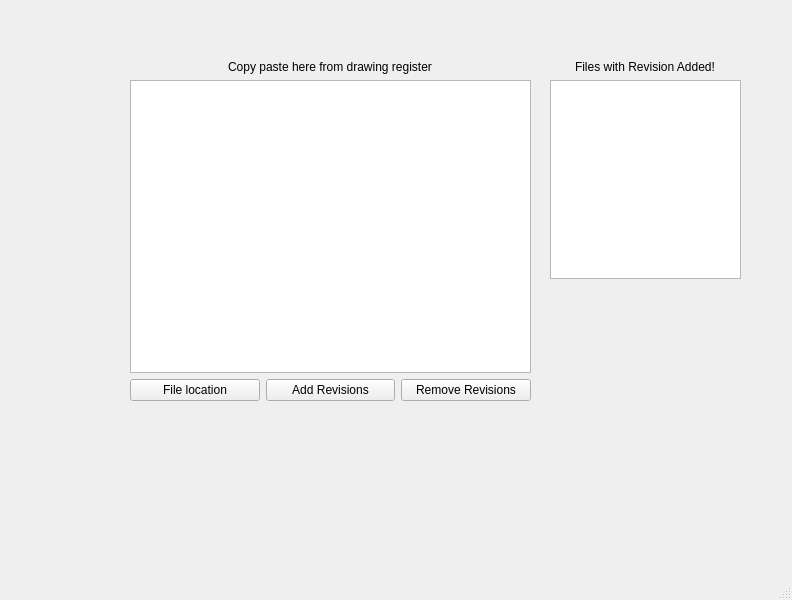
<?xml version="1.0" encoding="UTF-8"?>
<ui version="4.0">
 <class>MainWindow</class>
 <widget class="QMainWindow" name="MainWindow">
  <property name="geometry">
   <rect>
    <x>0</x>
    <y>0</y>
    <width>792</width>
    <height>600</height>
   </rect>
  </property>
  <property name="windowTitle">
   <string>MainWindow</string>
  </property>
  <widget class="QWidget" name="centralwidget">
   <widget class="QWidget" name="layoutWidget">
    <property name="geometry">
     <rect>
      <x>130</x>
      <y>60</y>
      <width>401</width>
      <height>341</height>
     </rect>
    </property>
    <layout class="QVBoxLayout" name="verticalLayout_2">
     <property name="sizeConstraint">
      <enum>QLayout::SetMaximumSize</enum>
     </property>
     <item>
      <layout class="QVBoxLayout" name="verticalLayout">
       <item alignment="Qt::AlignHCenter">
        <widget class="QLabel" name="label">
         <property name="text">
          <string>Copy paste here from drawing register</string>
         </property>
        </widget>
       </item>
       <item>
        <widget class="QTextEdit" name="textEdit"/>
       </item>
      </layout>
     </item>
     <item>
      <layout class="QHBoxLayout" name="horizontalLayout">
       <item>
        <widget class="QPushButton" name="pushButton_FileLocation">
         <property name="text">
          <string>File location</string>
         </property>
        </widget>
       </item>
       <item>
        <widget class="QPushButton" name="pushButton_Rename">
         <property name="text">
          <string>Add Revisions</string>
         </property>
        </widget>
       </item>
       <item>
        <widget class="QPushButton" name="pushButton_RemoveRevisions">
         <property name="text">
          <string>Remove Revisions</string>
         </property>
        </widget>
       </item>
      </layout>
     </item>
    </layout>
   </widget>
   <widget class="QWidget" name="layoutWidget">
    <property name="geometry">
     <rect>
      <x>550</x>
      <y>60</y>
      <width>191</width>
      <height>219</height>
     </rect>
    </property>
    <layout class="QVBoxLayout" name="verticalLayout_3">
     <item alignment="Qt::AlignHCenter">
      <widget class="QLabel" name="label_Output">
       <property name="text">
        <string>Files with Revision Added!</string>
       </property>
      </widget>
     </item>
     <item>
      <widget class="QTextEdit" name="textEdit_output"/>
     </item>
    </layout>
   </widget>
  </widget>
  <widget class="QMenuBar" name="menubar">
   <property name="geometry">
    <rect>
     <x>0</x>
     <y>0</y>
     <width>792</width>
     <height>21</height>
    </rect>
   </property>
  </widget>
  <widget class="QStatusBar" name="statusbar"/>
 </widget>
 <resources/>
 <connections/>
</ui>
